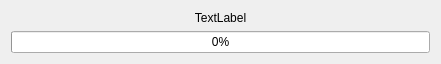
<?xml version="1.0" encoding="UTF-8"?>
<ui version="4.0">
 <class>ProgressDialogClass</class>
 <widget class="QDialog" name="ProgressDialogClass">
  <property name="geometry">
   <rect>
    <x>0</x>
    <y>0</y>
    <width>441</width>
    <height>64</height>
   </rect>
  </property>
  <property name="windowTitle">
   <string>ProgressDialog</string>
  </property>
  <layout class="QVBoxLayout" name="verticalLayout">
   <item>
    <widget class="QLabel" name="label">
     <property name="text">
      <string>TextLabel</string>
     </property>
     <property name="alignment">
      <set>Qt::AlignmentFlag::AlignCenter</set>
     </property>
    </widget>
   </item>
   <item>
    <widget class="QProgressBar" name="progressBar">
     <property name="maximum">
      <number>1000</number>
     </property>
     <property name="value">
      <number>0</number>
     </property>
    </widget>
   </item>
  </layout>
 </widget>
 <layoutdefault spacing="6" margin="11"/>
 <resources/>
 <connections/>
</ui>
